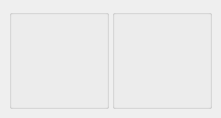
       <widget class="QWidget" name="CurveTab">
        <attribute name="title">
         <string>Curve settings</string>
        </attribute>
        <layout class="QGridLayout" name="gridLayout_7">
         <property name="leftMargin">
          <number>9</number>
         </property>
         <property name="topMargin">
          <number>9</number>
         </property>
         <property name="rightMargin">
          <number>9</number>
         </property>
         <property name="bottomMargin">
          <number>9</number>
         </property>
         <property name="spacing">
          <number>6</number>
         </property>
         <item row="0" column="0">
          <layout class="QHBoxLayout" name="horizontalLayout_6"/>
         </item>
         <item row="1" column="0">
          <layout class="QHBoxLayout" name="horizontalLayout_3">
           <property name="spacing">
            <number>3</number>
           </property>
           <item>
            <widget class="QGroupBox" name="ThrottleCurveBox">
             <property name="sizePolicy">
              <sizepolicy hsizetype="Preferred" vsizetype="Preferred">
               <horstretch>1</horstretch>
               <verstretch>1</verstretch>
              </sizepolicy>
             </property>
             <property name="minimumSize">
              <size>
               <width>100</width>
               <height>100</height>
              </size>
             </property>
             <property name="sizeIncrement">
              <size>
               <width>10</width>
               <height>10</height>
              </size>
             </property>
             <property name="baseSize">
              <size>
               <width>100</width>
               <height>100</height>
              </size>
             </property>
             <property name="layoutDirection">
              <enum>Qt::LeftToRight</enum>
             </property>
             <property name="title">
              <string/>
             </property>
             <property name="alignment">
              <set>Qt::AlignLeading|Qt::AlignLeft|Qt::AlignVCenter</set>
             </property>
             <property name="flat">
              <bool>false</bool>
             </property>
             <layout class="QGridLayout" name="gridLayout">
              <property name="leftMargin">
               <number>0</number>
              </property>
              <property name="topMargin">
               <number>0</number>
              </property>
              <property name="rightMargin">
               <number>0</number>
              </property>
              <property name="bottomMargin">
               <number>0</number>
              </property>
              <property name="spacing">
               <number>0</number>
              </property>
              <item row="0" column="0">
               <widget class="MixerCurve" name="ThrottleCurve" native="true">
                <property name="sizePolicy">
                 <sizepolicy hsizetype="Expanding" vsizetype="Expanding">
                  <horstretch>1</horstretch>
                  <verstretch>1</verstretch>
                 </sizepolicy>
                </property>
                <property name="minimumSize">
                 <size>
                  <width>50</width>
                  <height>50</height>
                 </size>
                </property>
                <property name="maximumSize">
                 <size>
                  <width>1000</width>
                  <height>1000</height>
                 </size>
                </property>
                <property name="sizeIncrement">
                 <size>
                  <width>10</width>
                  <height>10</height>
                 </size>
                </property>
                <property name="baseSize">
                 <size>
                  <width>200</width>
                  <height>200</height>
                 </size>
                </property>
               </widget>
              </item>
             </layout>
            </widget>
           </item>
           <item>
            <widget class="QGroupBox" name="PitchCurveBox">
             <property name="sizePolicy">
              <sizepolicy hsizetype="Preferred" vsizetype="Preferred">
               <horstretch>1</horstretch>
               <verstretch>1</verstretch>
              </sizepolicy>
             </property>
             <property name="minimumSize">
              <size>
               <width>100</width>
               <height>100</height>
              </size>
             </property>
             <property name="sizeIncrement">
              <size>
               <width>10</width>
               <height>10</height>
              </size>
             </property>
             <property name="baseSize">
              <size>
               <width>100</width>
               <height>100</height>
              </size>
             </property>
             <property name="title">
              <string/>
             </property>
             <layout class="QGridLayout" name="gridLayout_5">
              <property name="leftMargin">
               <number>0</number>
              </property>
              <property name="topMargin">
               <number>0</number>
              </property>
              <property name="rightMargin">
               <number>0</number>
              </property>
              <property name="bottomMargin">
               <number>0</number>
              </property>
              <property name="spacing">
               <number>0</number>
              </property>
              <item row="0" column="0">
               <widget class="MixerCurve" name="PitchCurve" native="true">
                <property name="sizePolicy">
                 <sizepolicy hsizetype="Fixed" vsizetype="Expanding">
                  <horstretch>1</horstretch>
                  <verstretch>1</verstretch>
                 </sizepolicy>
                </property>
                <property name="minimumSize">
                 <size>
                  <width>50</width>
                  <height>50</height>
                 </size>
                </property>
                <property name="maximumSize">
                 <size>
                  <width>1000</width>
                  <height>1000</height>
                 </size>
                </property>
                <property name="sizeIncrement">
                 <size>
                  <width>10</width>
                  <height>10</height>
                 </size>
                </property>
                <property name="baseSize">
                 <size>
                  <width>200</width>
                  <height>200</height>
                 </size>
                </property>
               </widget>
              </item>
             </layout>
            </widget>
           </item>
          </layout>
         </item>
         <item row="2" column="0">
          <spacer name="verticalSpacer_2">
           <property name="orientation">
            <enum>Qt::Vertical</enum>
           </property>
           <property name="sizeType">
            <enum>QSizePolicy::Preferred</enum>
           </property>
           <property name="sizeHint" stdset="0">
            <size>
             <width>20</width>
             <height>0</height>
            </size>
           </property>
          </spacer>
         </item>
        </layout>
       </widget>
